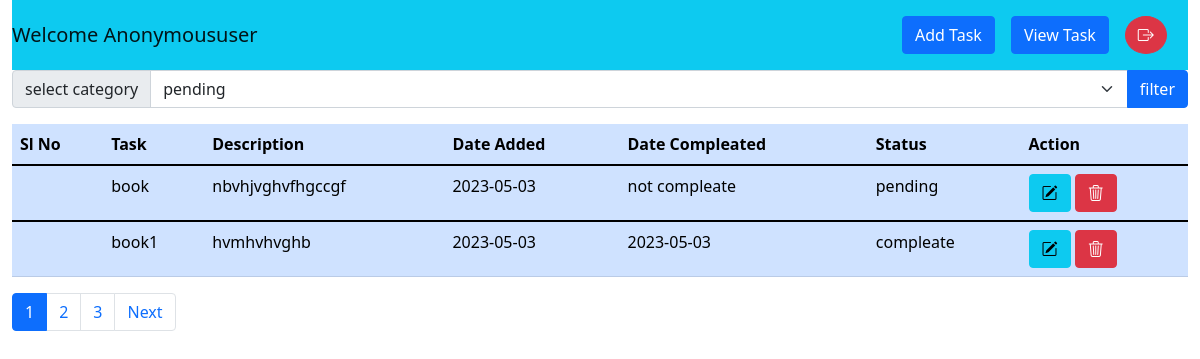
Before: /task/list with the older database file.
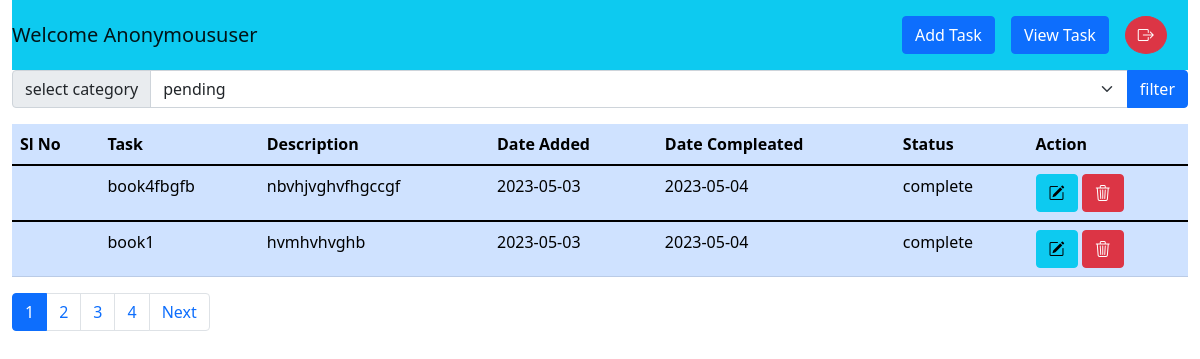
After: the same page with the newer database file.
### task/models.py (models this page shows)
class Task(models.Model):
    task = models.CharField(max_length=100)
    description = models.CharField(max_length=200)
    date=models.CharField(max_length=20, default="")
    completion_date =models.CharField(max_length=20,default="not compleate")
    status=models.CharField(max_length=10,default="pending")

### task/views.py (the view)
# urls.py: path('list', views.task_list, name = 'task_list'),
def task_list(request):
    status = request.GET.get('status','all')
    if status=='complete':
        task_list = Task.objects.order_by('date').filter(status='complete')
        print(status)
    elif status=='pending' :
        task_list = Task.objects.filter(status='pending').order_by('date')
    else:
        task_list = Task.objects.all()
    paginator = Paginator(task_list, 2)
    page_number = request.GET.get('page', 1)
    page_obj = paginator.get_page(page_number)
    context = {
        'tasks': page_obj    }
    return render(request, 'task/task_list.html',context)

### task/templates/task/task_list.html (shortened to what this page needs)
{% extends 'task/master.html' %}
{% block content %}
<div>
  <form method="GET">
    <div class="input-group mb-3">
      <label class="input-group-text" for="inputGroupSelect01">select category</label>
      <select class="form-select" id="inputGroupSelect01" name="status">
        <option selected value="pending">pending</option>
      </select>
      <button class="btn btn-primary">filter</button>
    </div>
   </div>
<div>
    <table id="dtBasicExample" class="table table-hover table-primary" cellspacing="0" width="100%">
        <thead>
          <tr>
            <th class="th-sm">Sl No
            </th>
            <th class="th-sm">Task
            </th>
            <th class="th-sm">Description
            </th>
            <th class="th-sm">Date Added
            </th>
            <th class="th-sm">Date Compleated
            </th>
            <th class="th-sm">Status
            </th>
            <th class="th-sm">Action
            </th>
          </tr>
        </thead>
        <tbody>
          {% for item in tasks %}
          <tr>
            <td>{{foorloop.counter}}</td>
            <td> {{item.task}}</td>
            <td>{{item.description}}</td>
            <td>{{item.date}}</td>
            <td>{{item.completion_date}}</td>
            <td>{{item.status}}</td>
            <td><a href="{% url 'task:edit' item.id %}" class="btn btn-info"><i class="bi bi-pencil-square"></i></a>
             <a href="{% url 'task:delete' item.id %}" class="btn btn-danger"><i class="bi bi-trash3"></i></a>
            </td>
          </tr>
        </tbody>
          {% endfor%}
      </table>
</div>
<nav aria-label="Page navigation">
  <ul class="pagination">
    {% for num in tasks.paginator.page_range %}
    {% if tasks.number == num %}
    <li class="page-item active" aria-current="page">
      <a class="page-link" href="?page={{ num }}">{{ num }}</a>
    </li>
    {% else %}
    {% if num > tasks.number|add:'-5' and num < tasks.number|add:'5' %}
    <li class="page-item">
      <a class="page-link" href="?page={{ num }}">{{ num }}</a>
    </li>
    {% endif %}
    {% endif %}
    {% endfor %}
    {% if tasks.has_next %}
    <li class="page-item">
      <a class="page-link" href="?page={{ tasks.next_page_number }}">Next</a>
    </li>
    {% endif %}
  </ul>
</nav>
{% endblock %}

### task/templates/task/master.html (shortened to what this page needs)
<!DOCTYPE html>
<html lang="en">
<head>
    <link href="https://cdn.jsdelivr.net/npm/bootstrap@5.1.3/dist/css/bootstrap.min.css" rel="stylesheet"
>
        <link rel="stylesheet" href="https://cdn.jsdelivr.net/npm/bootstrap-icons@1.10.2/font/bootstrap-icons.css">
</head>
<body>
    <div class="container-fluid">
        <div class="row">
            <div class="col-md-12">
                <nav class="navbar navbar-light bg-info">
                    <div>
                        <a class="navbar-brand">Welcome {{ user | title }}</a>
                    </div>
                    <div class="d-flex w-25 ">
                        <a class="btn btn-primary m-2 " href="{% url 'task:home' %}" >Add Task</a>
                        <a class="btn btn-primary m-2 " href="{% url 'task:task_list' %}" >View Task</a>
                        <a class="btn btn-danger m-2 rounded-circle " ><i class="bi bi-box-arrow-right"></i></a>
                    </div>
                  </nav>
            </div>
            <div class="col-md-12">
                {% block content %}
                {% endblock %}
            </div>
        </div>
    </div>
</body>
</html>

Changed rows visible on the page:
changed Task "nbvhjvghvfhgccgf": task "book" → "book4fbgfb"; completion_date "not compleate" → "2023-05-04"; status "pending" → "complete"
changed Task "book1": completion_date "2023-05-03" → "2023-05-04"; status "compleate" → "complete"
Other visible differences:
new list line: "4"
